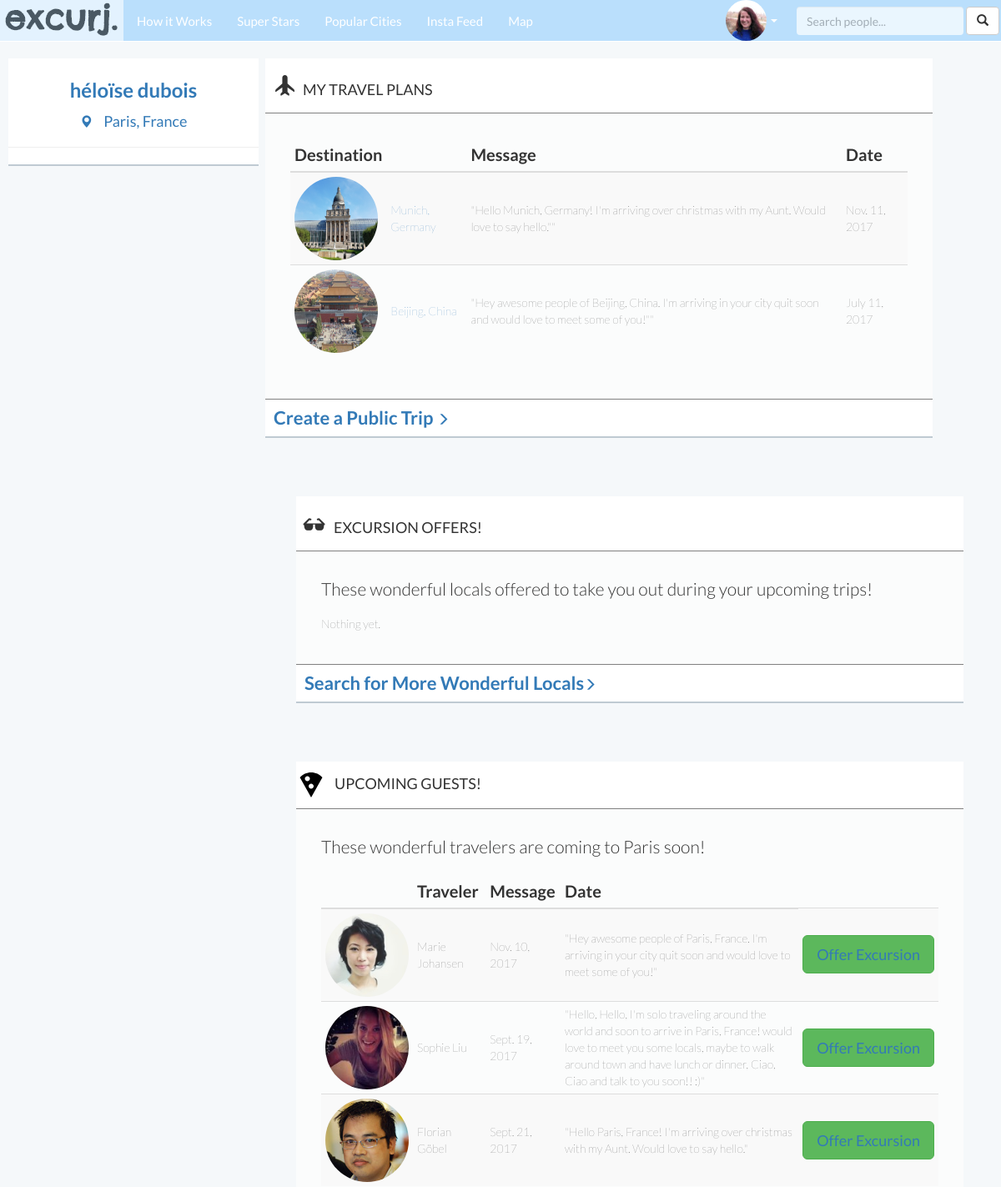
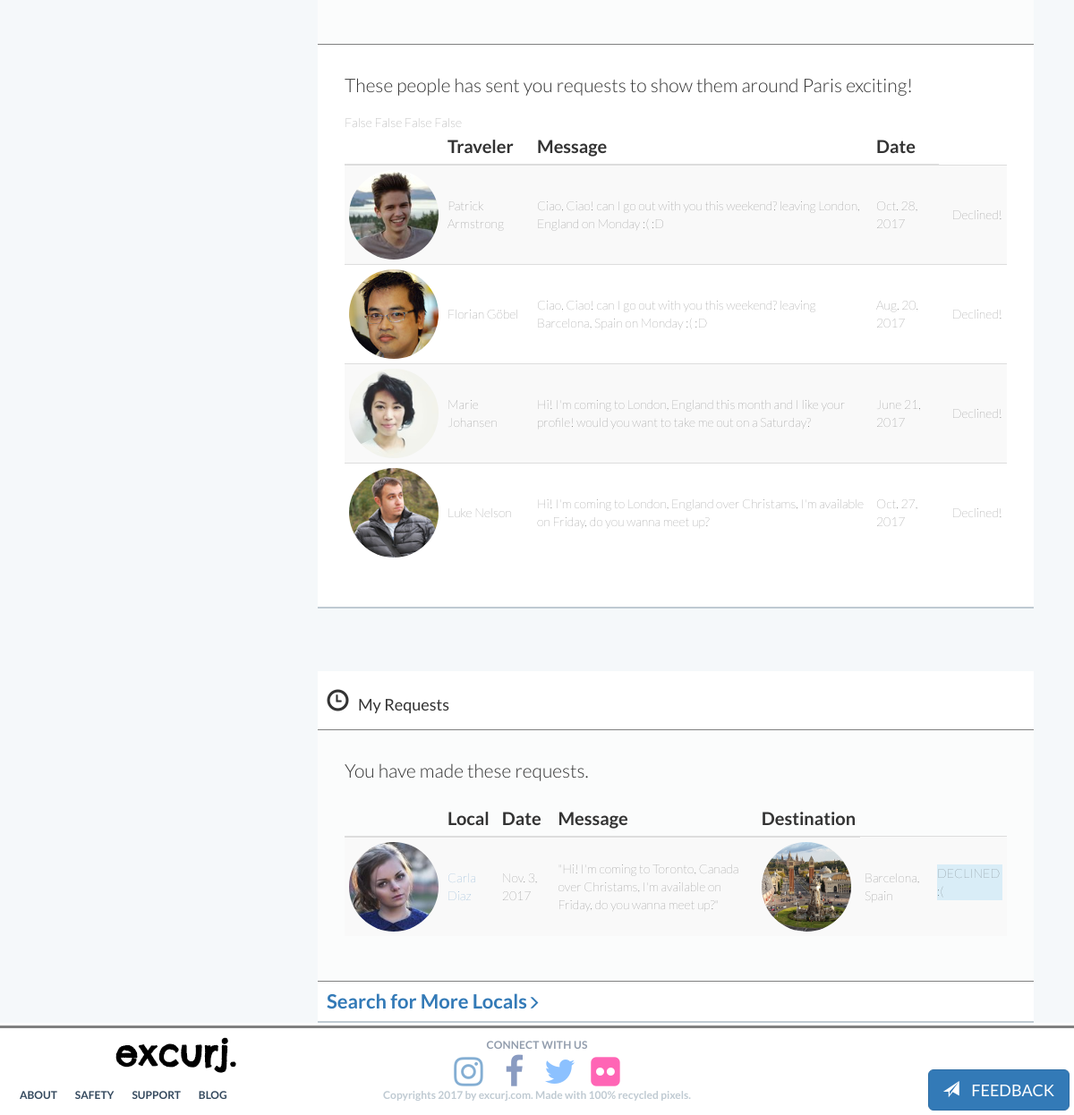
/dashboard/ (signed in), run on the app's committed database (2 pictures, top to bottom).
### excurj/models.py (models this page shows, shortened)
class UserProfile(models.Model):
	user = models.OneToOneField(User, related_name='profile', primary_key=True)
	city_search_text = models.CharField(blank=True, max_length=300)
	city = models.ForeignKey(City, blank=True, null=True, related_name='city') #Each User Profile must be related to one city.
	prof_pic = models.ImageField(blank=True, upload_to='profile_pictures')
	dob = models.DateField(blank=True, null=True)
	sex = models.CharField(max_length=10, blank=True)
	education = models.CharField(blank=True, max_length=200)
	career = models.CharField(blank=True, max_length=200)
	about_you = models.CharField(max_length=500, blank=True)
	music_movies_books = models.CharField(max_length=1000, blank=True)
	friendship = models.CharField(max_length=500, blank=True)
	what_will_you_show_visitors = models.CharField(max_length=1000, blank=True)
	def age(self):
		import datetime
		return int((datetime.date.today() - self.dob).days / 365.25  )
	age = property(age)

class City(models.Model):
	city_id = models.CharField(primary_key=True, max_length=150)
	name = models.CharField(max_length=128, blank=True)
	country = models.CharField(max_length=128, blank=True)
	description = models.CharField(max_length=1000, blank=True)
	city_image = models.ImageField(blank=True, upload_to='city_pictures')
	slug = models.SlugField()#MUST MAKE UNIQUE =TRUE AGAIN
	lat = models.FloatField(blank=True, null=True)
	lng = models.FloatField(blank=True, null=True)
	class Meta:
		verbose_name_plural = 'Cities'
	def display_name(self):
		return self.name.split(",")[0]
	display_name = property(display_name)

class Excursion(models.Model):
	traveler = models.ForeignKey(User, related_name='traveler_lists_excursion')
	local = models.ForeignKey(User, related_name='local_who_offered', blank=True, null=True)
	city = models.ForeignKey(City, related_name='visited_city', blank=True, null=True) #Each excursion is connected to one City.
	city_search_text = models.CharField(blank=True, max_length=300)
	message = models.CharField(max_length=500)#message to all locals of that city "Hey good people of Edinburgh!"
	date = models.DateField()

class Request(models.Model):
	traveler = models.ForeignKey(User, related_name='traveler_requests', blank=True)
	local = models.ForeignKey(User, related_name='local_requested', blank=True)
	message = models.CharField(max_length=500)
	date = models.DateField()
	local_approval = models.BooleanField(default=False)

### excurj/views.py (the view)
# urls.py: url(r'^dashboard/$', views.dashboard, name="dashboard"),
def dashboard(request):
	context_dict={}
	if request.user.is_authenticated:
		user = User.objects.get(username=request.user.username)
		context_dict['user'] = user
		requests_i_made = Request.objects.filter(traveler=request.user)
		context_dict['requests_i_made'] = requests_i_made
		requests_others_made = Request.objects.filter(local=request.user)
		context_dict['requests_others_made'] = requests_others_made
		trips = Excursion.objects.filter(traveler=request.user)
		context_dict['trips'] = trips
		offers = Offer.objects.filter(trip__traveler=request.user)
		context_dict['offers'] = offers
		upcoming_guests = Excursion.objects.filter(city=request.user.profile.city)
		context_dict['upcoming_guests'] = upcoming_guests
		return render(request, 'excurj/dashboard.html', context_dict)
	else:
		return HttpResponseRedirect("/accounts/login/")

### templates/excurj/dashboard.html (shortened to what this page needs)
{% extends 'excurj/base.html' %}
{% load staticfiles %}
{% block body_block %}
<div style="width: 100%; background-color: #f5f8fa;display: inline-block" class="">
	<div class="">
		<div id="dashboard_bio" class=" col-lg-3  ">
			<div class="">
				<h3>
					<a href=" {%url 'excurj:show_profile' user.username%} "> {{ user.get_full_name }} </a>
				</h3>
				<h4 style="text-align: center;">
					<a href="{%url 'excurj:show_city' user.profile.city.slug%}">
						<span class="glyphicon glyphicon-map-marker" style="padding-right: 10px; font-size: 15px;"></span> {{user.profile.city.name}}
					</a>
				</h4>
			</div>
			<hr>
		</div>
		<div id="req_i_made" class=" col-md-8 col-xs-12 ">
				<h4>
					<span class="glyphicon glyphicon-plane" style="padding: 10px;font-size: 25px;"></span>MY TRAVEL PLANS
				</h4>
				<div style="background-color: #fbfcfc;padding: 30px; border-top: 1px solid grey; border-bottom: 1px solid grey">
					{% if trips %}
					<table class="table table-striped table-condensed table-hover upcoming_guests">
						<thead>
							<tr>
								<th> Destination</th>
								<th></th>
								<th>Message</th>
								<th>Date</th>
							</tr>
						</thead>
						<tbody>
						{% for trip in trips %}
						<tr>
							<td>
								<img src=" {{ trip.city.city_image.url }} " class="img-circle" width="100" height="100">
							</td>
							<td>
								<a href=" {% url 'excurj:show_city' trip.city.slug %} ">{{trip.city.name}}</a>
							</td>
							<td>
								"{{trip.message}}""
							</td>
							<td>
								{{trip.date}}
							</td>
						</tr>
						{% endfor %}
						</tbody>
						</table>
					{% else %}
						<p class="lead">You don't have any upcoming trips, sad.</p>
					{% endif %}
				</div>
				<div style="font-size: 22px; font-weight: bold; padding: 10px;">
					<a href="{% url 'excurj:createtrip' %}">Create a Public Trip <span class="glyphicon glyphicon-menu-right" style="padding-right: 10px; font-size: 15px;"></span></a>
				</div>
	</div>
	<div id="offers" class=" col-md-8 col-xs-12 ">
				<h4>
					<span class="glyphicon glyphicon-sunglasses" style="padding: 10px;font-size: 25px;"></span>EXCURSION OFFERS!
				</h4>
				<div style=" background-color: #fbfcfc;padding: 30px; border-top: 1px solid grey; border-bottom: 1px solid grey ; " id="excursionoffers">
					<p class="lead">
						These wonderful locals offered to take you out during your upcoming trips!
					</p>
					{% if offers %}
						<table class="table table-striped table-condensed table-hover upcoming_guests">
						<thead>
							<tr>
								<th>Local</th>
								<th></th>
								<th>Message</th>
								<th>Trip</th>
								<th></th>
							</tr>
						</thead>
						<tbody>
						{% for offer in offers %}
							<tr >
								<td> <img src=" {{offer.local.profile.prof_pic.url}} " class="img-circle" height="100" width="100"> </td>
								<td>
									<a href=" {% url 'excurj:show_profile' offer.local.username %} ">{{offer.local.get_full_name.title}}</a>
								</td>
								<td>
									{{offer.message}}
								</td>
								<td>
									{{offer.trip.city.name}}
								</td>
								{% if offer.traveler_approval is null %}
									<td>
									<form action=" {% url 'excurj:confirmoffer' offer.id%} ">
										<button class="btn btn-sm btn-success" name="confirm" value="True">CONFIRM!</button>
										<button class="btn btn-sm btn-danger" name="decline" value="False">DECLINE :(</button>
									</form>
									</td>
								{% elif   offer.traveler_approval %}
									<td>
										<p>CONFIRMED!</p>
									</td>
								{% else%}
									<td>
										<p>DECLINED :(</p>
									</td>
								{%endif%}
							</tr>
						{% endfor %}
						</tbody>
						</table>
					{% else %}
						<p class="">Nothing yet.</p>
					{% endif %}
				</div>
				<div style="font-size: 22px; font-weight: bold; padding: 10px;">
					<a href="">Search for More Wonderful Locals<span class="glyphicon glyphicon-menu-right" style="padding-right: 10px; font-size: 15px;"></span></a>
				</div>
	</div>
	<div id="offers" class=" col-md-8 col-xs-12 ">
				<h4>
					<img src=' {% static "images/pizza-black.svg" %}' style="margin-right: 10px;">UPCOMING GUESTS!
				</h4>
				<div style="background-color: #fbfcfc;padding: 30px; border-top: 1px solid grey; border-bottom: 1px solid grey">
				<p class="lead">
					These wonderful travelers are coming to {{request.user.profile.city.display_name}} soon!
				</p>
					{% if upcoming_guests %}
						<table class="table table-striped table-condensed table-hover upcoming_guests">
						<thead>
							<tr>
								<th></th>
								<th>Traveler</th>
								<th>Message</th>
								<th>Date</th>
							</tr>
						</thead>
						<tbody>
						{% for guest in upcoming_guests %}
							<tr>
								<td>
									<img src="{{guest.traveler.profile.prof_pic.url}}" class="img-circle" width="100" height="100">
								<td>
									{{guest.traveler.get_full_name.title}}
								</td>
								</td>
								<td>
									{{guest.date}}
								</td>
								<td>
									"{{guest.message}}"
								</td>
								<td>
								{% if request.user != guest.local %}
									<button class="btn btn-lg btn-success"> <a href=" {% url 'excurj:offerexcursion' guest.traveler.username %} ">Offer Excursion</a></button>
								{% else %}
								<p title="Awaiting confirmation" style="vertical-align: center;" class="text-info">Offer Sent</p>
								{% endif %}
								</td>
							</tr>
						{% endfor %}
						</tbody>
						</table>
					{% else %}
						<p class="">Nothing yet.</p>
					{% endif %}
				</div>
				<div style=" padding: 10px; padding: 30px;">
					<p class="lead">
						These people has sent you requests to show them around {{user.profile.city.display_name}} exciting!
					</p>
					{% if requests_others_made %}
					<table class="table table-striped table-condensed table-hover upcoming_guests">
						<thead>
							<tr>
								<th></th>
								<th>Traveler</th>
								<th>Message</th>
								<th>Date</th>
							</tr>
						</thead>
						<tbody>
						{% for req in requests_others_made %}
							<tr>
								<td>
									<img src=" {{req.traveler.profile.prof_pic.url}} " class="img-circle" width="100" height="100">
								</td>
								<td>
									{{req.traveler.get_full_name.title}}
								</td>
								<td>
									{{req.message}}
								</td>
								<td>
									{{req.date}}
								</td>
								<td>
								{% if req.local_approval is null%}
								<form action=" {% url 'excurj:acceptrequest' req.id %} ">
									<button class="btn btn-sm btn-success" value="True" name="accept">Accept!</button>
									<button class="btn btn-sm btn-danger" value="False" name="decline">Decline :(</button>
								</form>
								</td>
								{% elif req.local_approval %}
								<td>
									Accepted!
								</td>
								{%else%}
								<td>
									Declined!
								</td>
								{%endif%}
							</tr>
						{% endfor %}
						</tbody>
						</table>
					{% else %}
						<p class="">Nothing yet.</p>
					{% endif %}
				</div>
	</div>
	<div id="offers" class="col-md-8 col-xs-12">
				<h4>
					<span class="glyphicon glyphicon-time" style="padding: 10px;font-size: 25px;"></span>My Requests
				</h4>
				<div style="background-color: #fbfcfc;padding: 30px; border-top: 1px solid grey; border-bottom: 1px solid grey">
					<p class="lead">
						You have made these requests.
					</p>
					{% if requests_i_made %}
						<table class="table table-striped table-condensed table-hover upcoming_guests">
						<thead>
							<tr>
								<th></th>
								<th>Local</th>
								<th>Date</th>
								<th>Message</th>
								<th>Destination</th>
							</tr>
						</thead>
						<tbody>
						{% for req in requests_i_made %}
							<tr>
								<td>
								<img src="{{req.local.profile.prof_pic.url}}" class="img-circle" height="100" width="100">
								</td>
								<td>
									<a href=" {% url 'excurj:show_profile' req.local.username %} ">{{req.local.get_full_name.title}}</a>
								</td>
								<td>
									{{req.date}}
								</td>
								<td>
									"{{req.message}}"
								</td>
								<td>
									<img src="{{req.local.profile.city.city_image.url}}" class="img-circle" height="100" width="100">
								</td>
								<td>
									{{req.local.profile.city.name}}
								</td>
								<td>
								{% if  req.local_approval == False %}
								<p class="bg-info ">DECLINED :(</p>
								{%elif req.local_approval%}
								<p class="bg-success ">APPROVED!</p>
								{% else %}
								<p class="bg-info ">PENDING APPROVAL</p>
								{%endif%}
								</td>
							</tr>
						{% endfor %}
						</tbody>
						</table>
					{% else %}
						<p class="">Nothing yet.</p>
					{% endif %}
				</div>
				<div style="font-size: 22px; font-weight: bold; padding: 10px;">
					<a href="">Search for More Locals<span class="glyphicon glyphicon-menu-right" style="padding-right: 10px; font-size: 15px;"></span></a>
				</div>
	</div>
</div>
{% endblock %}

### templates/excurj/base.html (shortened to what this page needs)
<!DOCTYPE html>
{% load staticfiles %}
{% load crispy_forms_tags %}
{% load widget_tweaks %}
<html lang="en">
  <head>
    <link href="https://afeld.github.io/emoji-css/emoji.css" rel="stylesheet">
    <link href="{% static 'css/bootstrap.min.css'%} " rel="stylesheet">
    <link rel="stylesheet" type="text/css" href=" {% static 'css/style.css' %} ">
    <link href="//maxcdn.bootstrapcdn.com/font-awesome/4.2.0/css/font-awesome.min.css" rel="stylesheet">
    <link rel="stylesheet" href="https://ajax.googleapis.com/ajax/libs/jqueryui/1.12.1/themes/smoothness/jquery-ui.css">
  </head>
  <body>
    <form action=" {% url 'excurj:feedback' %} ">
        <button id="feedback" class="btn btn-lg btn-primary" name="feedback">
        <span class="glyphicon glyphicon-send" style="padding-right: 10px;"></span>  FEEDBACK
      </button>
    </form>
    <div>
    	<nav class="navbar navbar-default navbar-fixed-top">
    		<div class="container-fluid">
          <div class="navbar-header">
            <a href=" {% url 'excurj:index' %} "><img src=" {% static 'images/logo.png' %} "></a>
          </div>
          <div class="collapse navbar-collapse " id="mainNavBar">
            <ul class="nav navbar-nav ">
              <li><a href="{% url 'excurj:index' %}#how-it-works">How it Works</a></li>
              <li><a href=" {% url 'excurj:index' %}#superstars">Super Stars</a></li>
              <li><a href=" {% url 'excurj:index' %}#popularcities ">Popular Cities</a></li>
              <li><a href=" {% url 'excurj:index' %}#insta ">Insta Feed</a></li>
              <li><a href=" {% url 'excurj:index' %}#map_canvas ">Map</a></li>
            </ul>
            <form class="navbar-form navbar-right no_mobile" action=" {% url 'excurj:search' %} ">
                <div class="form-group no_mobile">
                    <input type="text" name="q" class="form-control no_mobile" placeholder="Search people..." id="topsearchbox">
                </div>
                  <button type="submit" class="btn btn-default no_mobile"><span class="glyphicon glyphicon-search"></span></button>
            </form>
            <ul class="nav navbar-nav navbar-right">
            {% if not request.user.is_authenticated %}
              <li><a href=" {% url 'auth_login' %} ">LOG IN</a></li>
              <li><a href=" {% url 'registration_register' %} " id="jump">JOIN</a></li>
            {% else %}
            <li style="position: relative; background-color: transparent;" id="prof_li">
              <a href="  javascript:void(0)" style="display: inline;" class="no_mobile">
                <img src=" {{request.user.profile.prof_pic.url}} " height="49px" width="49px" class="img-circle no_mobile">
                <span class="caret no_mobile"></span>
              </a>
            </li>
            {% endif %}
            </ul>
          </div>
        </div>
    	</nav>
      <div>
        {% block body_block %}{% endblock %}
      </div>
    <footer style="text-align: center;max-height: 100px;>
      <div class="container">
        <div class="row">
          <div class="col-md-4 col-xs-12">
            <a href=" {% url 'excurj:index' %} " class="">
              <img src=" {% static 'images/logo.png' %} " class="">
            </a>
          </div>
          <div class="col-md-4 col-xs-12">
            <div class="call-to-action">Connect with us</div>
            <a href='#'><i class="fa fa-instagram fa-3x fa-fw"></i></a>
            <a href='#'><i class="fa fa-facebook fa-3x fa-fw"></i></a>
            <a href='#'><i class="fa fa-twitter fa-3x fa-fw"></i></a>
            <a href='#'><i class="fa fa-flickr fa-3x fa-fw"></i></a>
          </div>
        </div>
        <div class="row">
          <div class="col-lg-4">
            <ul class="footer-links">
                <li> <a href="">ABOUT</a> </li>
                <li> <a href="">SAFETY</a> </li>
                <li> <a href="">SUPPORT</a> </li>
                <li> <a href="">BLOG</a> </li>
            </ul>
          </div>
          <div class="col-lg-4">
            <div class="copyrights">
              <p class="" >
                Copyrights 2017 by excurj.com. Made with 100% recycled pixels.
              </p>
            </div>
          </div>
        </div>
      </div>
  </body>
</html>

### data on the page
Excursion: city.city_image (picture), city.name "Munich, Germany", message "Hello Munich, Germany! I'm arriving over christmas with my Aunt. Would love to say hello.", date "Nov. 11, 2017"
Excursion: city.city_image (picture), city.name "Beijing, China", message "Hey awesome people of Beijing, China. I'm arriving in your city quit soon and would love to meet some of you!", date "July 11, 2017"
Excursion: traveler.profile.prof_pic (picture), traveler.get_full_name "Marie Johansen", date "Nov. 10, 2017", message "Hey awesome people of Paris, France. I'm arriving in your city quit soon and would love to meet some of you!", shows "Offer Excursion"
Excursion: traveler.profile.prof_pic (picture), traveler.get_full_name "Sophie Liu", date "Sept. 19, 2017", message "Hello, Hello, I'm solo traveling around the world and soon to arrive in Paris, France! would love to meet you some locals, maybe to walk around town and have lunch or dinner, Ciao, Ciao and talk to you soon!! :)", shows "Offer Excursion"
Excursion: traveler.profile.prof_pic (picture), traveler.get_full_name "Florian Göbel", date "Sept. 21, 2017", message "Hello Paris, France! I'm arriving over christmas with my Aunt. Would love to say hello.", shows "Offer Excursion"
Request: traveler.profile.prof_pic (picture), traveler.get_full_name "Patrick Armstrong", message "Ciao, Ciao! can I go out with you this weekend? leaving London, England on Monday :( :D", date "Oct. 28, 2017", local_approval "Declined!"
Request: traveler.profile.prof_pic (picture), traveler.get_full_name "Florian Göbel", message "Ciao, Ciao! can I go out with you this weekend? leaving Barcelona, Spain on Monday :( :D", date "Aug. 20, 2017", local_approval "Declined!"
Request: traveler.profile.prof_pic (picture), traveler.get_full_name "Marie Johansen", message "Hi! I'm coming to London, England this month and I like your profile! would you want to take me out on a Saturday?", date "June 21, 2017", local_approval "Declined!"
Request: traveler.profile.prof_pic (picture), traveler.get_full_name "Luke Nelson", message "Hi! I'm coming to London, England over Christams, I'm available on Friday, do you wanna meet up?", date "Oct. 27, 2017", local_approval "Declined!"
Request: local.profile.prof_pic (picture), local.get_full_name "Carla Diaz", date "Nov. 3, 2017", message "Hi! I'm coming to Toronto, Canada over Christams, I'm available on Friday, do you wanna meet up?", local.profile.city.city_image (picture), local.profile.city.name "Barcelona, Spain", local_approval "DECLINED :("

### other printed values
{{ user.get_full_name }} "héloïse dubois"
{{ user.profile.city.name }} "Paris, France"
{{ request.user.profile.city.display_name }} "Paris"
{{ user.profile.city.display_name }} "Paris"
